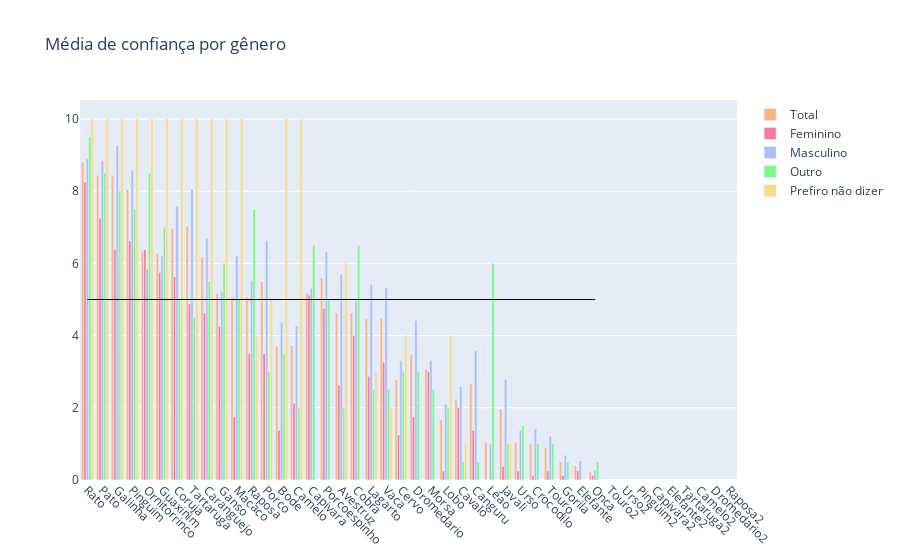
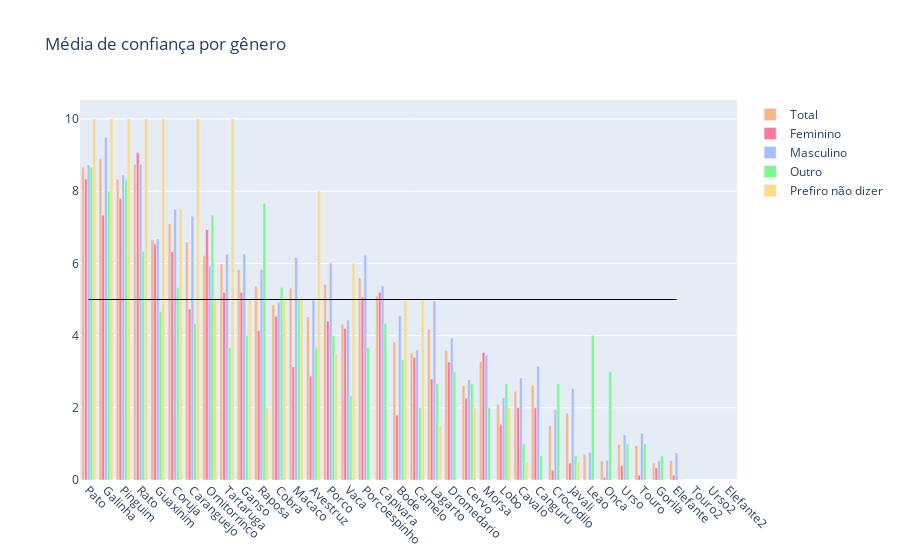

Notebook code cell kept with these figures, in order:
### Code cell
lista = [30, 60, 100]
for i in lista:
    df5 = df[:i].drop(columns=['Idade'])
    df5 = df5.groupby(['Genero'])
    fig = go.Figure(data=[go.Bar(
        x=df3[:i].mean().index,
        y=df3[:i].mean(),
        name='Total',
        marker_color='#FAB587'
    ),  go.Bar(
        # group by gender
        x=df5.get_group('Feminino').mean().index,
        y=df5.get_group('Feminino').mean(),
        name='Feminino',
        marker_color='#FA7A9C'
    ), go.Bar(
        x=df5.get_group('Masculino').mean().index,
        y=df5.get_group('Masculino').mean(),
        name='Masculino',
        marker_color='#ACBEFA'
    ), go.Bar(
        x=df5.get_group('Outro').mean().index,
        y=df5.get_group('Outro').mean(),
        name='Outro',
        marker_color='#7AFA8B'
    ), go.Bar(
        x=df5.get_group('Prefiro não dizer').mean().index,
        y=df5.get_group('Prefiro não dizer').mean(),
        name='Prefiro não dizer',
        marker_color='#FADB87'
    )])
    # add a horizontal line at y=50
    fig.add_shape(type="line", x0=0, y0=5, x1=34, y1=5, line=dict(color="Black", width=1))
    fig.update_layout(title_text='Média de confiança por gênero')
    fig.update_xaxes(categoryorder='total descending')
    fig.update_layout(barmode='group')
    # rotate x axis labels by 45 degrees
    fig.update_xaxes(tickangle=45)
    # add animation
    fig.show()

### Figure 1 — Plotly figure (JSON) as saved in the notebook; plotly's stock layout.template omitted (floating-point values rounded to 4 significant figures)
{"data": [{"marker": {"color": "#FAB587"}, "name": "Total", "type": "bar", "x": ["Porco", "Pato", "Macaco", "Galinha", "Lobo", "Cervo", "Crocodilo", "Ganso", "Gorila", "Avestruz", "Javali", "Bode", "Cavalo", "Coruja", "Onca", "Guaxinim", "Cobra", "Vaca", "Canguru", "Leao", "Caranguejo", "Morsa", "Touro", "Urso", "Raposa", "Pinguim", "Rato", "Capivara", "Elefante", "Porcoespinho", "Tartaruga", "Camelo", "Dromedario", "Lagarto", "Ornitorrinco"], "y": [5.5, 8.433, 5.067, 8.433, 1.667, 2.767, 1, 5.167, 0.5, 4.633, 1.967, 3.7, 2.233, 6.967, 0.2333, 6.267, 4.633, 4.467, 2.667, 1.033, 6.167, 3.067, 0.9, 1.033, 5.067, 8.033, 8.8, 5.167, 0.4, 5.6, 7.033, 3.733, 3.467, 4.467, 6.3]}, {"marker": {"color": "#FA7A9C"}, "name": "Feminino", "type": "bar", "x": ["Porco", "Pato", "Macaco", "Galinha", "Lobo", "Cervo", "Crocodilo", "Ganso", "Gorila", "Avestruz", "Javali", "Bode", "Cavalo", "Coruja", "Onca", "Guaxinim", "Cobra", "Vaca", "Canguru", "Leao", "Caranguejo", "Morsa", "Touro", "Urso", "Raposa", "Pinguim", "Rato", "Capivara", "Elefante", "Porcoespinho", "Tartaruga", "Camelo", "Dromedario", "Lagarto", "Ornitorrinco"], "y": [3.5, 7.25, 1.75, 6.375, 0.25, 1.25, 0.125, 4.25, 0.125, 2.625, 0.375, 1.375, 2, 5.625, 0.125, 5.75, 4, 3.25, 1.375, 0, 4.625, 3, 0.25, 0.25, 3.5, 6.625, 8.25, 5.125, 0.25, 4.75, 4.875, 2.125, 1.75, 2.875, 6.375]}, {"marker": {"color": "#ACBEFA"}, "name": "Masculino", "type": "bar", "x": ["Porco", "Pato", "Macaco", "Galinha", "Lobo", "Cervo", "Crocodilo", "Ganso", "Gorila", "Avestruz", "Javali", "Bode", "Cavalo", "Coruja", "Onca", "Guaxinim", "Cobra", "Vaca", "Canguru", "Leao", "Caranguejo", "Morsa", "Touro", "Urso", "Raposa", "Pinguim", "Rato", "Capivara", "Elefante", "Porcoespinho", "Tartaruga", "Camelo", "Dromedario", "Lagarto", "Ornitorrinco"], "y": [6.632, 8.842, 6.211, 9.263, 2.105, 3.316, 1.421, 5.211, 0.6842, 5.684, 2.789, 4.368, 2.579, 7.579, 0.2632, 6.211, 4.947, 5.316, 3.579, 1, 6.684, 3.316, 1.211, 1.368, 5.526, 8.579, 8.895, 5.316, 0.5263, 6.316, 8.053, 4.263, 4.421, 5.421, 5.842]}, {"marker": {"color": "#7AFA8B"}, "name": "Outro", "type": "bar", "x": ["Porco", "Pato", "Macaco", "Galinha", "Lobo", "Cervo", "Crocodilo", "Ganso", "Gorila", "Avestruz", "Javali", "Bode", "Cavalo", "Coruja", "Onca", "Guaxinim", "Cobra", "Vaca", "Canguru", "Leao", "Caranguejo", "Morsa", "Touro", "Touro2", "Urso", "Urso2", "Raposa", "Pinguim", "Pinguim2", "Rato", "Capivara", "Capivara2", "Elefante", "Elefante2", "Porcoespinho", "Tartaruga", "Tartaruga2", "Camelo", "Camelo2", "Dromedario", "Dromedario2", "Lagarto", "Ornitorrinco"], "y": [3, 8.5, 5, 8, 2, 3, 1, 6, 0.5, 2, 1, 3.5, 0.5, 5, 0.5, 7, 6.5, 2.5, 0.5, 6, 5.5, 2.5, 1, null, 1.5, null, 7.5, 7.5, null, 9.5, 6.5, null, 0, null, 5, 4.5, null, 2, null, 3, null, 2.5, 8.5]}, {"marker": {"color": "#FADB87"}, "name": "Prefiro não dizer", "type": "bar", "x": ["Porco", "Pato", "Macaco", "Galinha", "Lobo", "Cervo", "Crocodilo", "Ganso", "Gorila", "Avestruz", "Javali", "Bode", "Cavalo", "Coruja", "Onca", "Guaxinim", "Cobra", "Vaca", "Canguru", "Leao", "Caranguejo", "Morsa", "Touro", "Touro2", "Urso", "Urso2", "Raposa", "Raposa2", "Pinguim", "Rato", "Capivara", "Elefante", "Porcoespinho", "Tartaruga", "Camelo", "Dromedario", "Lagarto", "Ornitorrinco"], "y": [5, 10, 10, 10, 4, 4, 0, 10, 0, 6, 1, 10, 1, 10, 0, 10, 0, 2, 0, 0, 10, 0, 0, null, 0, null, 4, null, 10, 10, 0, 0, 0, 10, 10, 0, 3, 10]}], "layout": {"barmode": "group", "shapes": [{"line": {"color": "Black", "width": 1}, "type": "line", "x0": 0, "x1": 34, "y0": 5, "y1": 5}], "title": {"text": "Média de confiança por gênero"}, "xaxis": {"categoryorder": "total descending", "tickangle": 45}}}

### Figure 2 — Plotly figure (JSON) as saved in the notebook; plotly's stock layout.template omitted (floating-point values rounded to 4 significant figures)
{"data": [{"marker": {"color": "#FAB587"}, "name": "Total", "type": "bar", "x": ["Porco", "Pato", "Macaco", "Galinha", "Lobo", "Cervo", "Crocodilo", "Ganso", "Gorila", "Avestruz", "Javali", "Bode", "Cavalo", "Coruja", "Onca", "Guaxinim", "Cobra", "Vaca", "Canguru", "Leao", "Caranguejo", "Morsa", "Touro", "Urso", "Raposa", "Pinguim", "Rato", "Capivara", "Elefante", "Porcoespinho", "Tartaruga", "Camelo", "Dromedario", "Lagarto", "Ornitorrinco"], "y": [5.417, 8.667, 5.317, 8.9, 2.1, 2.617, 1.5, 5.833, 0.4667, 4.517, 1.85, 3.817, 2.45, 7.1, 0.5333, 6.65, 4.85, 4.317, 2.633, 0.7167, 6.593, 3.283, 0.95, 0.9833, 5.367, 8.333, 8.75, 5.1, 0.5333, 5.6, 5.983, 3.517, 3.583, 4.183, 6.217]}, {"marker": {"color": "#FA7A9C"}, "name": "Feminino", "type": "bar", "x": ["Porco", "Pato", "Macaco", "Galinha", "Lobo", "Cervo", "Crocodilo", "Ganso", "Gorila", "Avestruz", "Javali", "Bode", "Cavalo", "Coruja", "Onca", "Guaxinim", "Cobra", "Vaca", "Canguru", "Leao", "Caranguejo", "Morsa", "Touro", "Urso", "Raposa", "Pinguim", "Rato", "Capivara", "Elefante", "Porcoespinho", "Tartaruga", "Camelo", "Dromedario", "Lagarto", "Ornitorrinco"], "y": [4.4, 8.333, 3.133, 7.333, 1.533, 2.267, 0.2667, 5.2, 0.3333, 2.867, 0.4667, 1.8, 2, 6.333, 0.06667, 6.533, 4.533, 4.2, 2, 0, 4.733, 3.533, 0.1333, 0.4, 4.133, 7.8, 9.067, 5.2, 0.1333, 5.067, 5.2, 3.4, 3.267, 2.8, 6.933]}, {"marker": {"color": "#ACBEFA"}, "name": "Masculino", "type": "bar", "x": ["Porco", "Pato", "Macaco", "Galinha", "Lobo", "Cervo", "Crocodilo", "Ganso", "Gorila", "Avestruz", "Javali", "Bode", "Cavalo", "Coruja", "Onca", "Guaxinim", "Cobra", "Vaca", "Canguru", "Leao", "Caranguejo", "Morsa", "Touro", "Urso", "Raposa", "Pinguim", "Rato", "Capivara", "Elefante", "Porcoespinho", "Tartaruga", "Camelo", "Dromedario", "Lagarto", "Ornitorrinco"], "y": [6, 8.725, 6.175, 9.5, 2.275, 2.775, 1.95, 6.25, 0.525, 5.025, 2.525, 4.55, 2.825, 7.5, 0.55, 6.675, 4.925, 4.425, 3.15, 0.775, 7.308, 3.45, 1.3, 1.25, 5.825, 8.45, 8.75, 5.375, 0.75, 6.225, 6.25, 3.6, 3.925, 4.95, 5.925]}, {"marker": {"color": "#7AFA8B"}, "name": "Outro", "type": "bar", "x": ["Porco", "Pato", "Macaco", "Galinha", "Lobo", "Cervo", "Crocodilo", "Ganso", "Gorila", "Avestruz", "Javali", "Bode", "Cavalo", "Coruja", "Onca", "Guaxinim", "Cobra", "Vaca", "Canguru", "Leao", "Caranguejo", "Morsa", "Touro", "Touro2", "Urso", "Urso2", "Raposa", "Pinguim", "Rato", "Capivara", "Elefante", "Elefante2", "Porcoespinho", "Tartaruga", "Camelo", "Dromedario", "Lagarto", "Ornitorrinco"], "y": [4, 8.667, 5, 8, 2.667, 2.667, 2.667, 4, 0.6667, 3.667, 0.6667, 3.333, 1, 5.333, 3, 4.667, 5.333, 2.333, 0.6667, 4, 4.333, 2, 1, null, 1, null, 7.667, 8.333, 6.333, 4.333, 0, null, 3.667, 3.667, 2, 3, 2.667, 7.333]}, {"marker": {"color": "#FADB87"}, "name": "Prefiro não dizer", "type": "bar", "x": ["Porco", "Pato", "Macaco", "Galinha", "Lobo", "Cervo", "Crocodilo", "Ganso", "Gorila", "Avestruz", "Javali", "Bode", "Cavalo", "Coruja", "Onca", "Guaxinim", "Cobra", "Vaca", "Canguru", "Leao", "Caranguejo", "Morsa", "Touro", "Urso", "Raposa", "Pinguim", "Rato", "Capivara", "Elefante", "Porcoespinho", "Tartaruga", "Camelo", "Dromedario", "Lagarto", "Ornitorrinco"], "y": [3.5, 10, 5, 10, 2, 2, 0, 5, 0, 8, 0.5, 5, 0.5, 7.5, 0, 10, 5, 6, 0, 0, 10, 0, 0, 0, 2, 10, 10, 0, 0, 0, 10, 5, 0, 1.5, 5]}], "layout": {"barmode": "group", "shapes": [{"line": {"color": "Black", "width": 1}, "type": "line", "x0": 0, "x1": 34, "y0": 5, "y1": 5}], "title": {"text": "Média de confiança por gênero"}, "xaxis": {"categoryorder": "total descending", "tickangle": 45}}}
